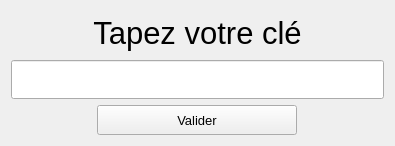
<?xml version="1.0" encoding="UTF-8"?>
<ui version="4.0">
 <class>Licence</class>
 <widget class="QWidget" name="Licence">
  <property name="geometry">
   <rect>
    <x>0</x>
    <y>0</y>
    <width>395</width>
    <height>146</height>
   </rect>
  </property>
  <property name="maximumSize">
   <size>
    <width>395</width>
    <height>146</height>
   </size>
  </property>
  <property name="font">
   <font>
    <pointsize>10</pointsize>
   </font>
  </property>
  <property name="windowTitle">
   <string>PANORAMA OPTIC</string>
  </property>
  <layout class="QVBoxLayout" name="verticalLayout">
   <item>
    <widget class="QLabel" name="label">
     <property name="minimumSize">
      <size>
       <width>0</width>
       <height>40</height>
      </size>
     </property>
     <property name="font">
      <font>
       <pointsize>23</pointsize>
       <weight>50</weight>
       <bold>false</bold>
      </font>
     </property>
     <property name="text">
      <string>Tapez votre clé</string>
     </property>
     <property name="alignment">
      <set>Qt::AlignCenter</set>
     </property>
    </widget>
   </item>
   <item>
    <layout class="QHBoxLayout" name="horizontalLayout">
     <item>
      <widget class="QLineEdit" name="keyLineEdit">
       <property name="minimumSize">
        <size>
         <width>0</width>
         <height>35</height>
        </size>
       </property>
       <property name="font">
        <font>
         <pointsize>20</pointsize>
        </font>
       </property>
       <property name="text">
        <string/>
       </property>
       <property name="alignment">
        <set>Qt::AlignCenter</set>
       </property>
      </widget>
     </item>
    </layout>
   </item>
   <item>
    <layout class="QHBoxLayout" name="horizontalLayout_2">
     <item>
      <widget class="QPushButton" name="validate_btn">
       <property name="minimumSize">
        <size>
         <width>200</width>
         <height>30</height>
        </size>
       </property>
       <property name="maximumSize">
        <size>
         <width>200</width>
         <height>16777215</height>
        </size>
       </property>
       <property name="text">
        <string>Valider</string>
       </property>
      </widget>
     </item>
    </layout>
   </item>
  </layout>
 </widget>
 <resources/>
 <connections/>
</ui>
